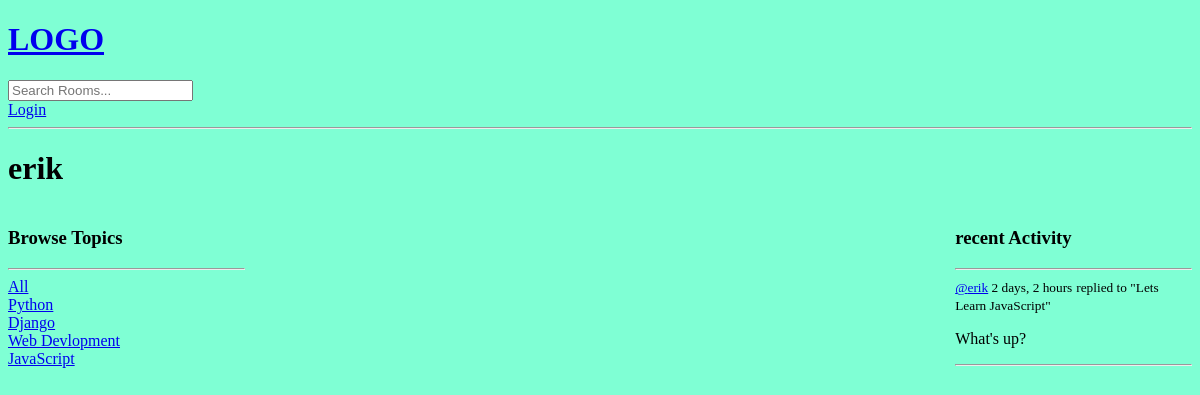
The app's page /profile/3, older data.
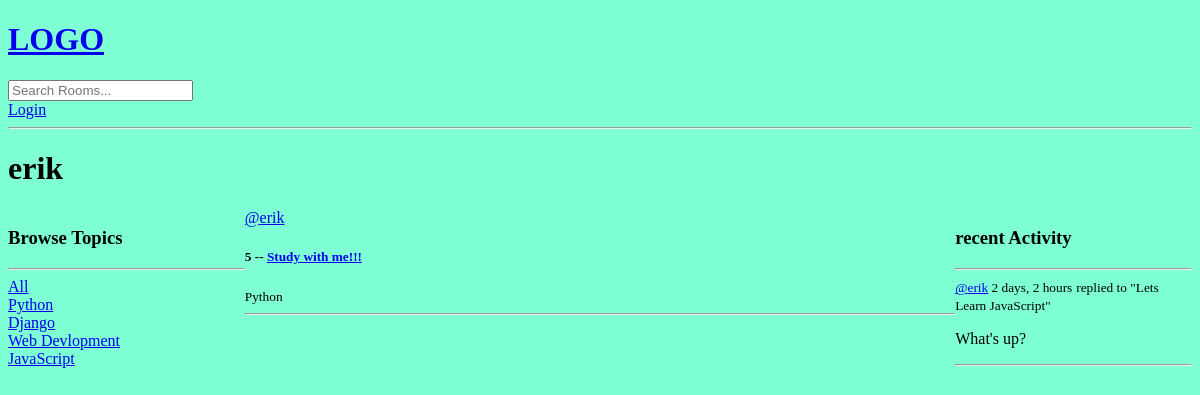
The same page, newer data.
### base/models.py (models this page shows, shortened)
class Topic(models.Model):
    name = models.CharField(max_length=200)

class Message(models.Model):
    user = models.ForeignKey(User, on_delete=models.CASCADE)
    room = models.ForeignKey(Room, on_delete=models.CASCADE)
    body = models.TextField()
    updated = models.DateTimeField(auto_now=True)
    created = models.DateTimeField(auto_now_add=True)
    class Meta:
        ordering = ['-updated', '-created']

class Room(models.Model):
    host = models.ForeignKey(User, on_delete=models.SET_NULL, null=True) # host and topic are aboe the room
    topic = models.ForeignKey(Topic, on_delete=models.SET_NULL, null=True)
    name = models.CharField(max_length=200)
    description = models.TextField(null=True, blank = True)
    participants = models.ManyToManyField(User, related_name='participants', blank=True)
    updated = models.DateTimeField(auto_now=True) # auto_now will save every update
    created = models.DateTimeField(auto_now_add=True)
    class Meta:
        ordering = ['-updated', '-created'] # with '-' it will order descending order, without it ascending
    def __str__(self):
        return self.name

### base/views.py (the view)
# urls.py: path('profile/<str:pk>', views.userProfile, name="user-profile"),
def userProfile(request, pk):
    user = User.objects.get(id=pk)
    rooms = user.room_set.all()
    room_messages = user.message_set.all()
    topics = Topic.objects.all()
    context = {'user': user, 'rooms': rooms,
               'room_messages':room_messages, 'topics':topics}
    return render(request, 'base/profile.html', context)

### base/templates/base/profile.html (shortened to what this page needs)
{% extends 'main.html' %}
{% block content %}
<h1>{{user.username}}</h1>
<div class="profile-container">
    <div>
        {% include 'base/topics_component.html' %}
    </div>
    <div>
        {% include 'base/feed_component.html' %}
    </div>
    <div>
        {% include 'base/activity_component.html' %}
    </div>
</div>
{% endblock content%}

### base/templates/base/topics_component.html
<h3>Browse Topics</h3>
<hr>
<div>
    <a href="{% url 'home' %}">All</a>
</div>
{% for topic in topics %}
    <div>
        <a href="{% url 'home' %}?q={{topic.name}}">{{topic.name}}</a>
    </div>
{% endfor %}

### base/templates/base/feed_component.html (shortened to what this page needs)
<div>
    {% for room in rooms %}
    <div>
        <a href="{% url 'user-profile' room.host.id %}">@{{room.host.username}}</a>
        <h5>{{room.id}} -- <a href="{% url 'room' room.id %}">{{room.name}}</a></h5>
        <small>{{room.topic.name}}</small>
        <hr>
    </div>
  {% endfor %}
</div>

### base/templates/base/activity_component.html (shortened to what this page needs)
<h3>recent Activity</h3>
<hr>
{% for message in room_messages %}
<div>
    <small><a href="{% url 'user-profile' message.user.id %}">@{{message.user}}</a> {{message.created|timesince}}</small>
    <small>replied to "{{message.room}}"</small>
    <p>{{message.body}}</p>
    <hr>
</div>
{% endfor %}

Row changes from the older to the newer data that the page shows:
added Room: host.username "erik", id "5", name "Study with me!!!", topic.name "Python"
